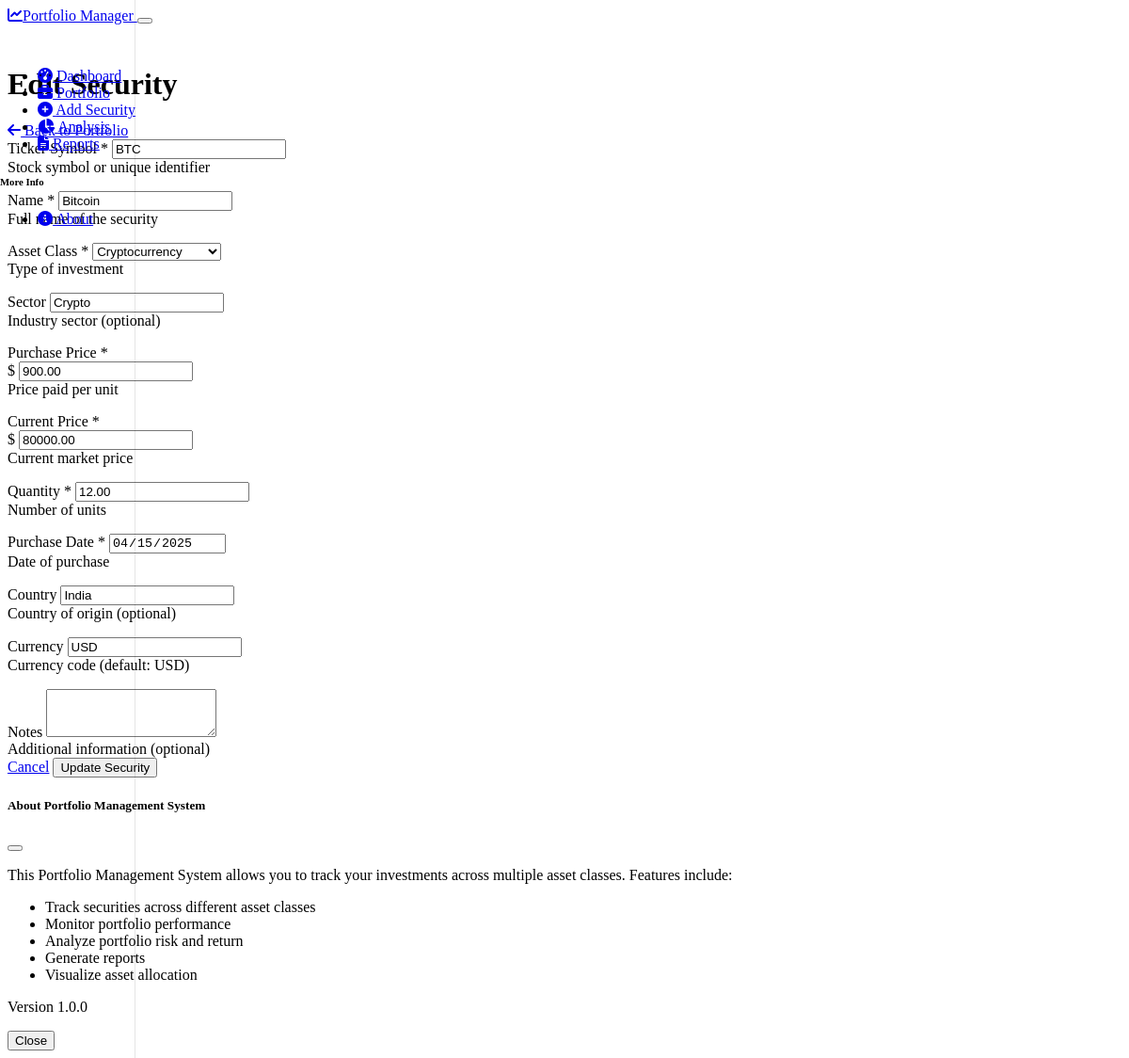
/edit_security/1, run on the app's committed database.
### models.py (models this page shows, shortened)
class Security(db.Model):
    id = db.Column(db.Integer, primary_key=True)
    ticker = db.Column(db.String(10), nullable=False)
    name = db.Column(db.String(100), nullable=False)
    asset_class = db.Column(db.String(50), nullable=False)
    purchase_price = db.Column(db.Float, nullable=False)
    current_price = db.Column(db.Float, nullable=False)
    quantity = db.Column(db.Float, nullable=False)
    purchase_date = db.Column(db.Date, nullable=False)
    sector = db.Column(db.String(50))
    country = db.Column(db.String(50))
    currency = db.Column(db.String(3), default="USD")
    notes = db.Column(db.Text)
    created_at = db.Column(db.DateTime, default=datetime.utcnow)
    updated_at = db.Column(db.DateTime, default=datetime.utcnow, onupdate=datetime.utcnow)

### routes.py (the view, shortened to what this page needs)
@app.route('/edit_security/<int:security_id>', methods=['GET', 'POST'])
def edit_security(security_id):
    security = Security.query.get_or_404(security_id)
    asset_classes = [
        'Stock', 'ETF', 'Mutual Fund', 'Government Bonds', 'Corporate Bonds',
        'Municipal Bonds', 'Cash', 'Cryptocurrency', 'Real Estate',
        'Commodity', 'Options', 'Futures', 'Other'
    ]
    return render_template('add_security.html', asset_classes=asset_classes, security=security, edit=True)

### templates/add_security.html (shortened to what this page needs)
{% extends "layout.html" %}
{% block content %}
<div class="d-flex justify-content-between flex-wrap flex-md-nowrap align-items-center pt-3 pb-2 mb-3 border-bottom">
    <h1 class="h2">{{ 'Edit' if edit else 'Add' }} Security</h1>
    <div class="btn-toolbar mb-2 mb-md-0">
        <a href="{{ url_for('portfolio') }}" class="btn btn-sm btn-outline-secondary">
            <i class="fas fa-arrow-left me-1"></i> Back to Portfolio
        </a>
    </div>
</div>
<div class="row">
    <div class="col-lg-8 mx-auto">
        <div class="card border-0 shadow">
            <div class="card-body p-4">
                <form method="post" action="{{ url_for('edit_security', security_id=security.id) if edit else url_for('add_security') }}">
                    <div class="row mb-3">
                        <div class="col-md-6">
                            <div class="form-group">
                                <label for="ticker" class="form-label">Ticker Symbol *</label>
                                <input type="text" class="form-control" id="ticker" name="ticker"
                                       placeholder="e.g., AAPL" required
                                       value="{{ security.ticker if edit else '' }}"
                                       {{ 'readonly' if edit else '' }}>
                                <div class="form-text">Stock symbol or unique identifier</div>
                            </div>
                        </div>
                        <div class="col-md-6">
                            <div class="form-group">
                                <label for="name" class="form-label">Name *</label>
                                <input type="text" class="form-control" id="name" name="name"
                                       placeholder="e.g., Apple Inc." required
                                       value="{{ security.name if edit else '' }}">
                                <div class="form-text">Full name of the security</div>
                            </div>
                        </div>
                    </div>
                    <div class="row mb-3">
                        <div class="col-md-6">
                            <div class="form-group">
                                <label for="asset_class" class="form-label">Asset Class *</label>
                                <select class="form-select" id="asset_class" name="asset_class" required>
                                    {% for asset_class in asset_classes %}
                                        <option value="{{ asset_class }}" {{ 'selected' if edit and security.asset_class == asset_class else '' }}>
                                            {{ asset_class }}
                                        </option>
                                    {% endfor %}
                                </select>
                                <div class="form-text">Type of investment</div>
                            </div>
                        </div>
                        <div class="col-md-6">
                            <div class="form-group">
                                <label for="sector" class="form-label">Sector</label>
                                <input type="text" class="form-control" id="sector" name="sector"
                                       placeholder="e.g., Technology"
                                       value="{{ security.sector if edit else '' }}">
                                <div class="form-text">Industry sector (optional)</div>
                            </div>
                        </div>
                    </div>
                    <div class="row mb-3">
                        <div class="col-md-4">
                            <div class="form-group">
                                <label for="purchase_price" class="form-label">Purchase Price *</label>
                                <div class="input-group">
                                    <span class="input-group-text">$</span>
                                    <input type="number" class="form-control" id="purchase_price" name="purchase_price"
                                           step="0.01" min="0" required
                                           value="{{ "%.2f"|format(security.purchase_price) if edit else '' }}"
                                           {{ 'readonly' if edit else '' }}>
                                </div>
                                <div class="form-text">Price paid per unit</div>
                            </div>
                        </div>
                        <div class="col-md-4">
                            <div class="form-group">
                                <label for="current_price" class="form-label">Current Price *</label>
                                <div class="input-group">
                                    <span class="input-group-text">$</span>
                                    <input type="number" class="form-control" id="current_price" name="current_price"
                                           step="0.01" min="0" required
                                           value="{{ "%.2f"|format(security.current_price) if edit else '' }}">
                                </div>
                                <div class="form-text">Current market price</div>
                            </div>
                        </div>
                        <div class="col-md-4">
                            <div class="form-group">
                                <label for="quantity" class="form-label">Quantity *</label>
                                <input type="number" class="form-control" id="quantity" name="quantity"
                                       step="0.01" min="0" required
                                       value="{{ "%.2f"|format(security.quantity) if edit else '' }}">
                                <div class="form-text">Number of units</div>
                            </div>
                        </div>
                    </div>
                    <div class="row mb-3">
                        <div class="col-md-4">
                            <div class="form-group">
                                <label for="purchase_date" class="form-label">Purchase Date *</label>
                                <input type="date" class="form-control" id="purchase_date" name="purchase_date" required
                                       value="{{ security.purchase_date.strftime('%Y-%m-%d') if edit else '' }}"
                                       {{ 'readonly' if edit else '' }}>
                                <div class="form-text">Date of purchase</div>
                            </div>
                        </div>
                        <div class="col-md-4">
                            <div class="form-group">
                                <label for="country" class="form-label">Country</label>
                                <input type="text" class="form-control" id="country" name="country"
                                       placeholder="e.g., USA"
                                       value="{{ security.country if edit else '' }}">
                                <div class="form-text">Country of origin (optional)</div>
                            </div>
                        </div>
                        <div class="col-md-4">
                            <div class="form-group">
                                <label for="currency" class="form-label">Currency</label>
                                <input type="text" class="form-control" id="currency" name="currency"
                                       placeholder="e.g., USD" value="{{ security.currency if edit else 'USD' }}">
                                <div class="form-text">Currency code (default: USD)</div>
                            </div>
                        </div>
                    </div>
                    <div class="mb-3">
                        <label for="notes" class="form-label">Notes</label>
                        <textarea class="form-control" id="notes" name="notes" rows="3">{{ security.notes if edit else '' }}</textarea>
                        <div class="form-text">Additional information (optional)</div>
                    </div>
                    <div class="d-grid gap-2 d-md-flex justify-content-md-end">
                        <a href="{{ url_for('portfolio') }}" class="btn btn-outline-secondary me-md-2">Cancel</a>
                        <button type="submit" class="btn btn-primary">
                            {{ 'Update Security' if edit else 'Add Security' }}
                        </button>
                    </div>
                </form>
            </div>
        </div>
    </div>
</div>
{% endblock %}

### static/css/custom.css (style rules this page uses)
.form-label { font-weight: 500; }
.form-group { margin-bottom: 1rem; }

### data on the page
Security: ticker "BTC", name "Bitcoin", sector "Crypto", purchase_price "900.00", current_price "80000.00", quantity "12.00", purchase_date "04/15/2025", country "India", currency "USD"

### other printed values
{{ 'Edit' if edit else 'Add' }} "Edit"
{{ 'Update Security' if edit else 'Add Security' }} "Update Security"
form field asset_class "Cryptocurrency"
